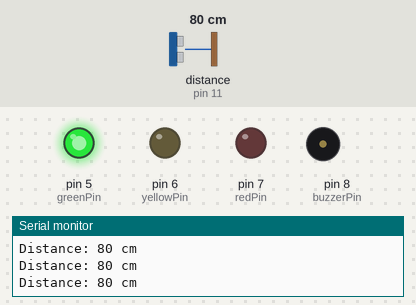
This sketch was run on a simulated Arduino Uno, built with avr-gcc and run on an emulated ATmega328P. Shown: output pins drawn as LEDs (lit = HIGH), buzzer (waves = sounding, pin HIGH), the last lines printed to the serial monitor. Wiring (inferred from the names in the program): ultrasonic range finder: trigger pin 12; echo pin 11. The test bench sets the inputs (shaded band); at power-on: distance to the obstacle (sensor on pin 11) 80 cm. The echo pulse lasts 58.3 µs per cm; pins used as bus, display or sensor lines are not drawn.

Above: at 1.2 s.
1.3 s: distance to the obstacle (sensor on pin 11) set to 9 cm
At 1.9 s:
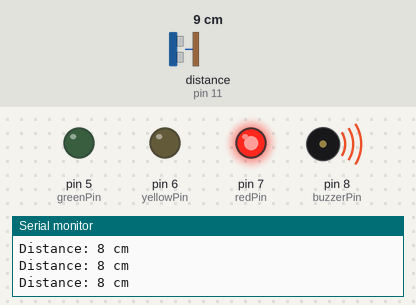
4.3 s: distance to the obstacle (sensor on pin 11) set to 15 cm
At 4.51 s:
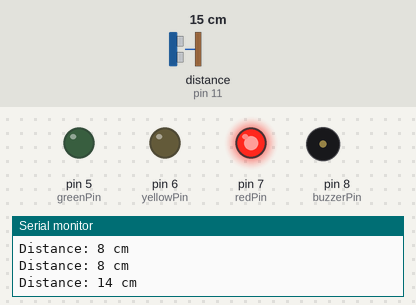
7.3 s: distance to the obstacle (sensor on pin 11) set to 19 cm
At 7.97 s:
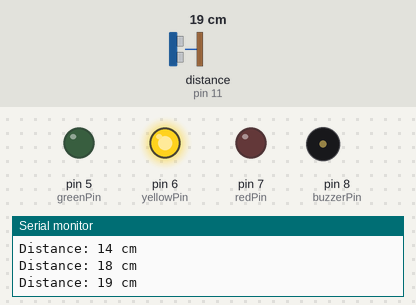
Timing chart, 0 to 16.3 s (numbered marks = the images above; inputs shaded):
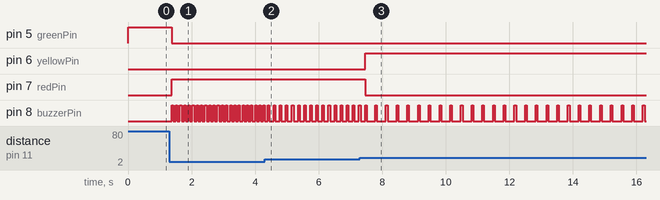

The sketch:

ParkingSensorV3.ino
```cpp
// Pins
const int trigPin = 12;
const int echoPin = 11;
const int greenPin = 5;
const int yellowPin = 6;
const int redPin = 7;
const int buzzerPin = 8;

// Distance zones (in cm)
const int SAFE_DISTANCE = 30;
const int WARNING_DISTANCE = 15;
const int DANGER_DISTANCE = 5;

void setup() {
  pinMode(trigPin, OUTPUT);
  pinMode(echoPin, INPUT);
  pinMode(greenPin, OUTPUT);
  pinMode(yellowPin, OUTPUT);
  pinMode(redPin, OUTPUT);
  pinMode(buzzerPin, OUTPUT);
  Serial.begin(9600);
}

long readDistanceCm() {
  digitalWrite(trigPin, LOW);
  delayMicroseconds(2);
  digitalWrite(trigPin, HIGH);
  delayMicroseconds(10);
  digitalWrite(trigPin, LOW);

  long duration = pulseIn(echoPin, HIGH, 30000);
  return duration / 58;
}

void beep(int length) {
  digitalWrite(buzzerPin, HIGH);
  delay(length);
  digitalWrite(buzzerPin, LOW);
}

void allOff() {
  digitalWrite(greenPin, LOW);
  digitalWrite(yellowPin, LOW);
  digitalWrite(redPin, LOW);
  digitalWrite(buzzerPin, LOW);
}

void loop() {
  long distance = readDistanceCm();

  Serial.print("Distance: ");
  Serial.print(distance);
  Serial.println(" cm");

  allOff();

  if (distance == 0 || distance > SAFE_DISTANCE) {
    // Safe: green, no sound
    digitalWrite(greenPin, HIGH);
    delay(100);
  } else if (distance > WARNING_DISTANCE) {
    // Getting close: yellow, slow beeps
    digitalWrite(yellowPin, HIGH);
    beep(50);
    delay(distance * 15);
  } else if (distance > DANGER_DISTANCE) {
    // Close: red, fast beeps
    digitalWrite(redPin, HIGH);
    beep(50);
    delay(distance * 10);
  } else {
    // Too close: red, nonstop tone
    digitalWrite(redPin, HIGH);
    digitalWrite(buzzerPin, HIGH);
    delay(100);
  }
}
```

Measured:
- the behaviour switches between 16 and 17 cm on distance to the obstacle (sensor on pin 11) (found by bisection; images 2 and 3)
- after the input at 1.3 s, pin 5 (greenPin): HIGH → LOW after 0.07 s; pin 7 (redPin): LOW → HIGH after 0.07 s; pin 8 (buzzerPin): alternates HIGH for 0.05 s and LOW for 0.08 s, starting after 0.07 s
- after the input at 4.3 s, pin 8 (buzzerPin): alternates HIGH for 0.05 s and LOW for 0.14 s, starting after 0.28 s
- after the input at 7.3 s, pin 6 (yellowPin): LOW → HIGH after 0.16 s; pin 7 (redPin): HIGH → LOW after 0.16 s
